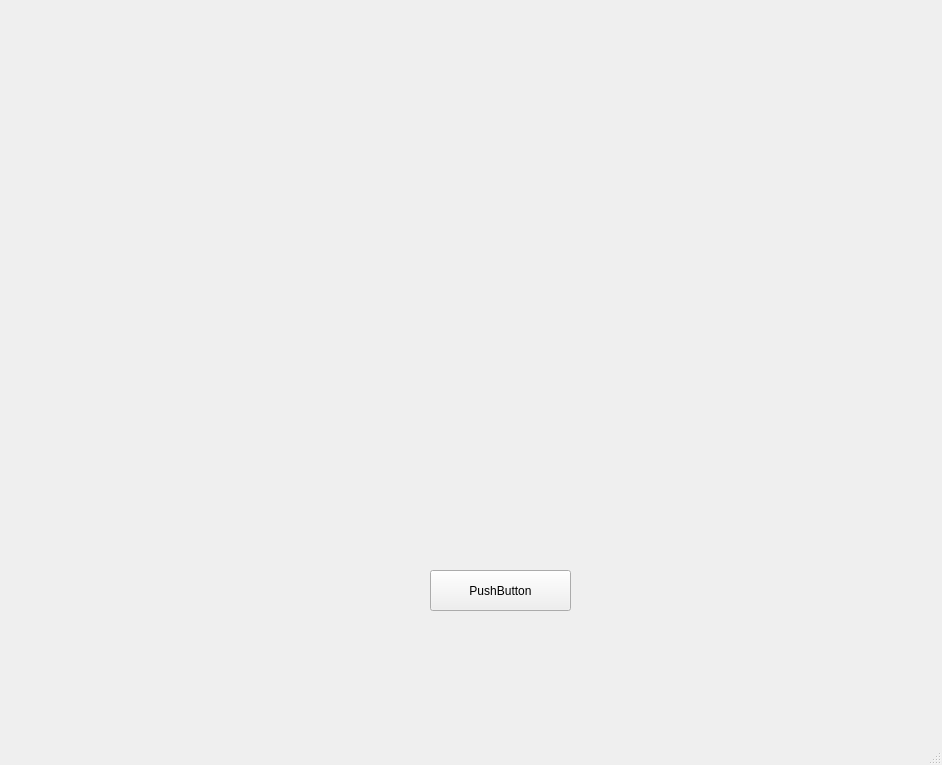
<?xml version="1.0" encoding="UTF-8"?>
<ui version="4.0">
 <class>MainWindow</class>
 <widget class="QMainWindow" name="MainWindow">
  <property name="geometry">
   <rect>
    <x>0</x>
    <y>0</y>
    <width>942</width>
    <height>765</height>
   </rect>
  </property>
  <property name="windowTitle">
   <string>MainWindow</string>
  </property>
  <widget class="QWidget" name="centralwidget">
   <widget class="QWidget" name="verticalLayoutWidget">
    <property name="geometry">
     <rect>
      <x>60</x>
      <y>90</y>
      <width>521</width>
      <height>451</height>
     </rect>
    </property>
    <layout class="QVBoxLayout" name="graph_verticalLayout"/>
   </widget>
   <widget class="QPushButton" name="pushButton">
    <property name="geometry">
     <rect>
      <x>430</x>
      <y>570</y>
      <width>141</width>
      <height>41</height>
     </rect>
    </property>
    <property name="text">
     <string>PushButton</string>
    </property>
   </widget>
  </widget>
  <widget class="QMenuBar" name="menubar">
   <property name="geometry">
    <rect>
     <x>0</x>
     <y>0</y>
     <width>942</width>
     <height>21</height>
    </rect>
   </property>
  </widget>
  <widget class="QStatusBar" name="statusbar"/>
 </widget>
 <resources/>
 <connections/>
</ui>
